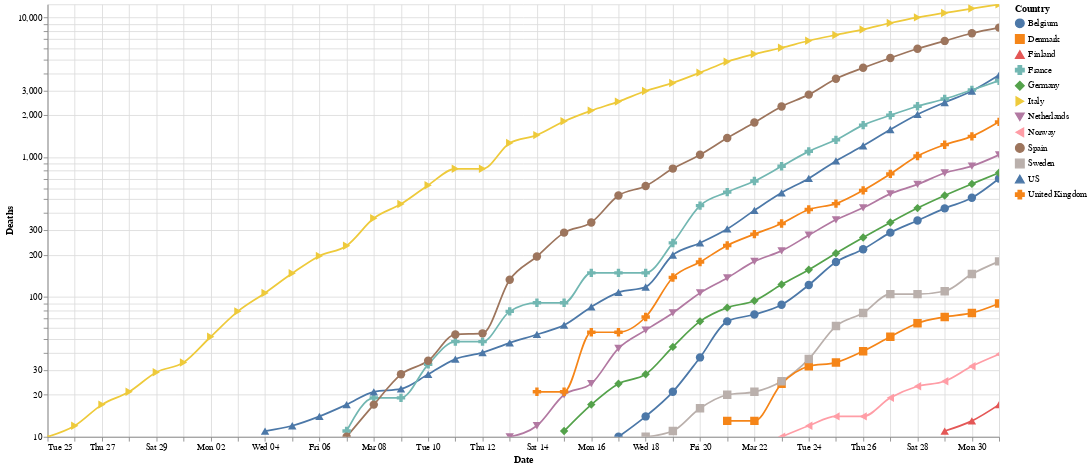

Here is the notebook cell this chart was saved with:
### Code cell
plot_chart("Date", "Date")

### Figure 1 — Vega-Lite specification as saved in the notebook (floating-point values rounded to 4 significant figures; data arrays with more than 128 entries replaced by an {"elided": "..."} marker saying what was removed)
{"config": {"view": {"continuousWidth": 400, "continuousHeight": 300}, "point": {"size": 95}}, "data": {"name": "data-2a70ff863bf6791e36574633b39ebf9c"}, "mark": {"type": "line", "interpolate": "monotone", "point": true}, "encoding": {"color": {"type": "nominal", "field": "Country"}, "opacity": {"condition": {"value": 1, "selection": "selector001"}, "value": 0.12}, "shape": {"type": "nominal", "field": "Country"}, "tooltip": [{"type": "nominal", "field": "Country"}, {"type": "quantitative", "field": "Deaths"}, {"type": "temporal", "field": "Date"}], "x": {"type": "temporal", "axis": {"title": "Date"}, "field": "Date"}, "y": {"type": "quantitative", "field": "Deaths", "scale": {"domain": [10, 12428], "type": "log"}}}, "height": 500, "selection": {"selector001": {"type": "multi", "fields": ["Country"], "bind": "legend"}, "selector002": {"type": "interval", "bind": "scales", "encodings": ["x", "y"]}}, "transform": [{"filter": "(datum.Deaths >= 10)"}], "width": 1100, "$schema": "https://vega.github.io/schema/vega-lite/v4.0.2.json", "datasets": {"data-2a70ff863bf6791e36574633b39ebf9c": {"elided": "840 records"}}}
